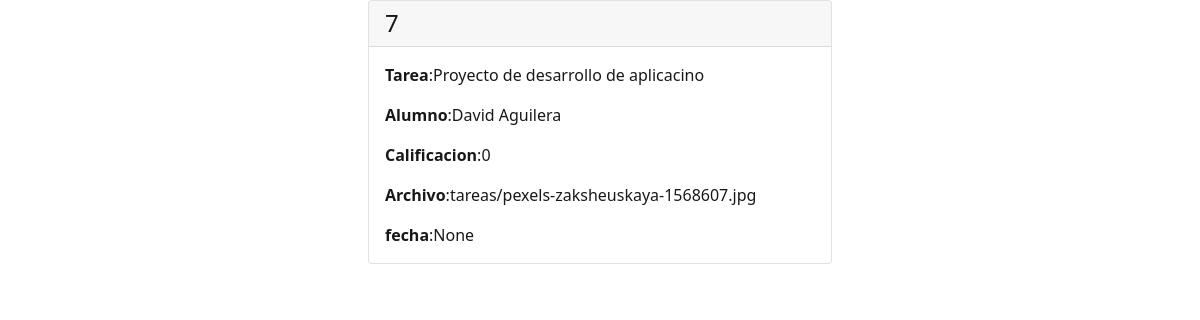
/detalle/7, run on the app's committed database.
### sistema_calificacion/models.py (models this page shows, shortened)
class EntregaTareas(models.Model):
    codigo_tarea = models.BigAutoField(primary_key=True)
    tarea = models.ForeignKey(Tareas, on_delete=models.CASCADE, default=1)
    alumno = models.ForeignKey(UserApp, on_delete=models.CASCADE, default=4)
    calificacion = models.IntegerField(default=0)
    archivo_asociado = models.FileField(upload_to='./tareas')
    fecha_de_subida = models.DateTimeField(null=True)

class Tareas(models.Model):
    id_tarea = models.BigAutoField(primary_key=True,null=False, blank=False)
    title = models.CharField(max_length=50, null=False, blank=True)
    description = models.CharField(max_length=500, null=False, blank=True)
    curso = models.ForeignKey(Curso, on_delete=models.CASCADE, default=0)
    valor = models.IntegerField(default=0)
    fecha_de_entrega = models.DateTimeField()
    def __str__(self):
        return self.title

class UserApp(models.Model):
    id_userApp = models.OneToOneField(User, on_delete=models.CASCADE)
    rol_teacher = models.ForeignKey(Roles, on_delete=models.CASCADE, default=4)
    parent_email = models.EmailField()
    def __str__(self):
        return f'{self.id_userApp.first_name} {self.id_userApp.last_name}'

### sistema_calificacion/views.py (the view)
# urls.py: path('detalle/<int:pk>',DetailViewEntrega.as_view(),name='detail'),
class DetailViewEntrega(DetailView):
    model = EntregaTareas
    template_name = 'detalle.html'

### sistema_calificacion/Templates/detalle.html (shortened to what this page needs)
{% extends "base.html" %}
{%block content%}
{% load static %}
<div class="card text-black mb-3 mx-auto" style="width: 29rem;opacity:0.9">
    <h4 class="card-header">
        {{object.codigo_tarea}}
    </h4>
     <div class="card-body">
         <p class="card-text"><b>Tarea</b>:{{object.tarea}} </p>
         <p class="card-text"><b>Alumno</b>:{{object.alumno}} </p>
         <p class="card-text"><b>Calificacion</b>:{{object.calificacion}} </p>
         <p class="card-text"><b>Archivo</b>:{{object.archivo_asociado}} </p>
         <p class="card-text"><b>fecha</b>:{{object.fecha_de_subida }} </p>
     </div>
</div>
{%endblock%}

### data on the page
EntregaTareas: codigo_tarea "7", tarea "Proyecto de desarrollo de aplicacino", alumno "David Aguilera", calificacion "0", archivo_asociado "tareas/pexels-zaksheuskaya-1568607.jpg", fecha_de_subida "None"
